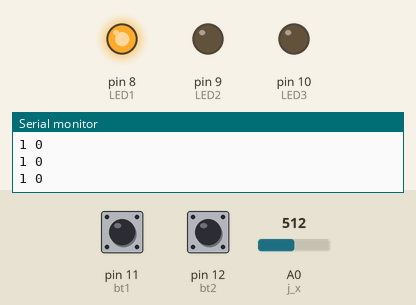
This program was run on a simulated Arduino Uno, built with avr-gcc and run on an emulated ATmega328P. Shown: output pins drawn as LEDs (lit = HIGH), the last lines printed to the serial monitor. Dashed ring = blinking. The test bench sets the inputs (shaded band); at power-on: pin 11 (bt1) HIGH, pin 12 (bt2) HIGH, A0 (j_x) = 512.

Above: at 1.2 s.
1.3 s: pin 11 (bt1) pulled LOW for 0.15 s
At 1.8 s:
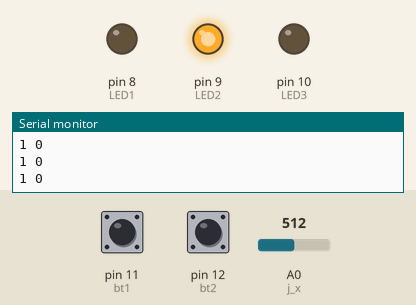
2.9 s: pin 12 (bt2) pulled LOW for 0.15 s
At 4.1 s:
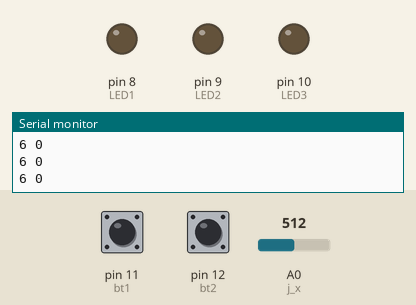
4.5 s: pin 11 (bt1) pulled LOW for 3.2 s
At 5.9 s:
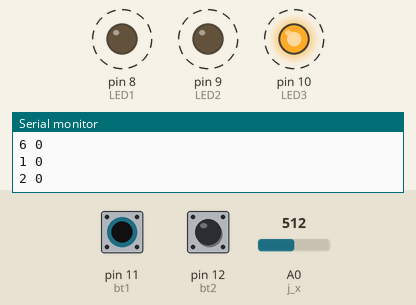
9.2 s: pin 11 (bt1) pulled LOW for 1 s
At 10.7 s:
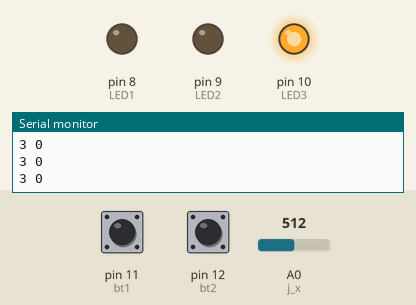
11.7 s: pin 12 (bt2) pulled LOW for 1 s
At 12.2 s:
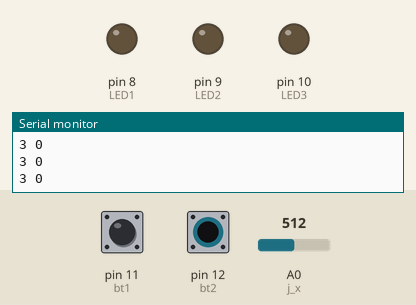
14.2 s: pin 11 (bt1) driven LOW and pin 12 (bt2) driven LOW
At 15.6 s:
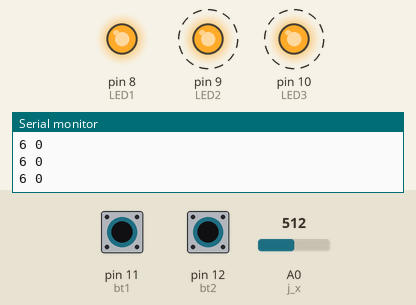
Timing chart, 0 to 18.2 s (numbered marks = the images above; inputs shaded):
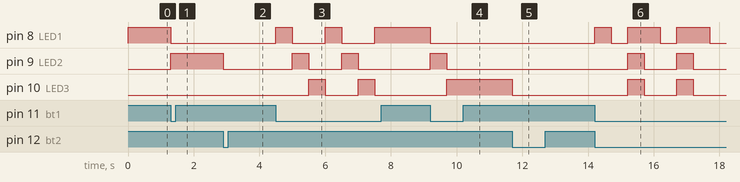

Measured:
- after the input at 1.3 s, pin 8 (LED1): HIGH → LOW at once; pin 9 (LED2): LOW → HIGH at once
- after the input at 2.9 s, pin 9 (LED2): HIGH → LOW at once
- after the input at 4.5 s, pin 8 (LED1): alternates HIGH for 0.50 s and LOW for 1.0 s, starting at once; pin 9 (LED2): alternates HIGH for 0.50 s and LOW for 1.0 s, 4 changes in all, then stays LOW, starting after 0.50 s; pin 10 (LED3): alternates HIGH for 0.50 s and LOW for 1.0 s, starting after 1.0 s
- after the input at 9.2 s, pin 8 (LED1): HIGH → LOW at once; pin 9 (LED2): LOW → HIGH at once, → LOW 0.50 s later; pin 10 (LED3): LOW → HIGH after 0.50 s
- after the input at 11.7 s, pin 10 (LED3): HIGH → LOW at once
- after the input at 14.2 s, pin 8 (LED1): LOW → HIGH at once, then repeats every 1.5 s: LOW 0.50 s, HIGH 1.0 s; pin 9 (LED2), pin 10 (LED3): alternates HIGH for 0.50 s and LOW for 1.0 s, starting after 1.0 s

The program:

main.cpp
```cpp
#include <Arduino.h>
#include <controller.h>

Controller ct;

void setup(){
    Serial.begin(9600);
}

void loop(){
    ct.checkModeController();
    Serial.print(ct.getMode());
    Serial.print(" ");
    Serial.println(ct.getDirection());
}
```

controller.h
```cpp
#include <Arduino.h>

class Controller{
    private:
      #define LED1 8
      #define LED2 9
      #define LED3 10
      #define bt1 11
      #define bt2 12
      #define j_x A0
      #define j_y A1
      #define j_bt 13

      int val_x, val_y, angleX, angleY;
      byte mode = 1;


    public:

      Controller(){
        pinMode(bt1, INPUT_PULLUP);
        pinMode(bt2, INPUT_PULLUP);
        pinMode(LED1,OUTPUT);
        pinMode(LED2,OUTPUT);
        pinMode(LED3,OUTPUT);
        manageLED(1);
      }
      void checkModeController() {

        if(digitalRead(bt1) == LOW){
        mode++;
        if(mode>=4){
          mode = 1;
        }
        manageLED(mode);
        delay(500);
      }
      if(digitalRead(bt2) == LOW){
        mode = 6;
        manageLED(mode);
        delay(500);
      }
      if(digitalRead(bt2) == LOW && digitalRead(bt1) == LOW){
        mode = 5;
        manageLED(mode);
        delay(500);
      }


      }


      int getMode(){
        return mode;
      }

    void manageLED(byte mode){
      if(mode == 1){
        digitalWrite(LED1,HIGH);
        digitalWrite(LED2,LOW);
        digitalWrite(LED3,LOW);
      }
      else if(mode == 2){
        digitalWrite(LED1,LOW);
        digitalWrite(LED2,HIGH);
        digitalWrite(LED3,LOW);
      }
      else if(mode == 3){
        digitalWrite(LED1,LOW);
        digitalWrite(LED2,LOW);
        digitalWrite(LED3,HIGH);
      }
      else if(mode == 5){
        digitalWrite(LED1,HIGH);
        digitalWrite(LED2,HIGH);
        digitalWrite(LED3,HIGH);
      }
      else if(mode == 6){
        digitalWrite(LED1,LOW);
        digitalWrite(LED2,LOW);
        digitalWrite(LED3,LOW);
      }

    }

    void log(byte mode){
      Serial.print("Mode : ");
      Serial.print(mode);
      Serial.print(" Val x : ");
      Serial.print(val_x);
      Serial.print(" Val y : ");
      Serial.print(val_y);
      Serial.print(" AngleX : ");
      Serial.print(angleX);
      Serial.print(" AngleY : ");
      Serial.println(angleY);
    }

    void readJoystick(int& angleX, int& angleY){
        int val_x = analogRead(j_x);
        int val_y = analogRead(j_y);
        val_x = map(val_x,0,1023,-500,500);
        val_y = map(val_y,0,1023,-500,500);
        if(val_x>-30 && val_x<30){
          val_x = 0;
        }
        if(val_y>-30 && val_y<30){
          val_y = 0;
        }

        if(val_x>0){
          angleX++;
        }else if(val_x<0){
          angleX--;
        }else{

        }
        if(val_y>0){
          angleY++;
        }else if(val_y<0){
          angleY--;
        }else{

        }
    }
    int getDirection(){
        int val_x = analogRead(j_x);

        val_x = map(val_x,0,1023,-500,500);

        if(val_x>-30 && val_x<30){
          val_x = 0;
        }

        if(val_x>0){
          return 1;
        }else if(val_x<0){
          return 2;
        }else{
          return 0;
        }
    }

};
```
